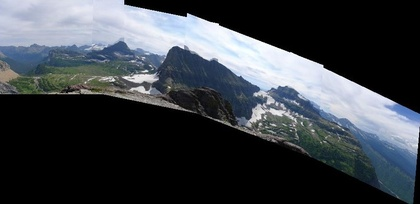
%> input picture arthurout1.jpg, 420 x 204 px, shrunk from 892 x 433 before the run
$ octave --eval "result = myhisteq(imread('arthurout1.jpg'));"   (GNU Octave 9; MATLAB toolbox functions it lacks are replaced by stand-ins)
%> lines starting %> are read from the running program, lines starting %| are printed output that depends on the picture
function [ J ] = myhisteq( I )
% Louis Schiff
% CS534 HW 2 P1
% Dyer 10/1/12
% myhisteq.m - performs histogram equalization on an uint8 RGB image
% also prints histograms of the value of the image and the equalized value
% of the image

    % convert to double
    doubleI = im2double(I);
    % convert to hsv
    hsvI = rgb2hsv(doubleI);
%> hsvI: size 204x420x3 double; mean H, S, V 0.272, 0.127, 0.288
    % extract value plane
    valueI = hsvI(:,:,3);
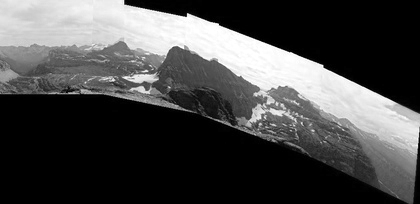
%> valueI: size 204x420 double; min 0, max 1, mean 0.288

    x = 0:1/256:1;
    % compute histogram
    histI = hist(valueI(:),x);
%> histI = 257 values, max 41669 at index 1, min 0 at index 129, mean 333.4
    bar(histI);
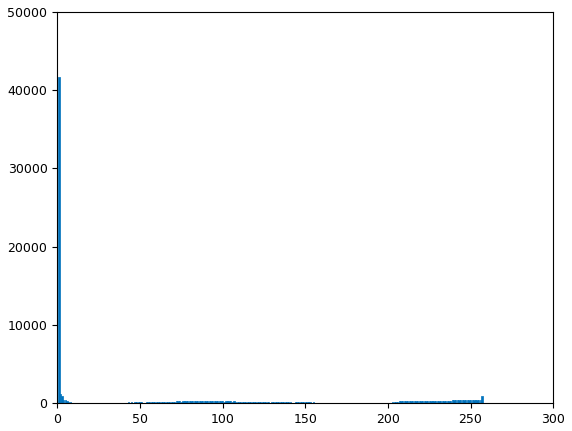
%> figure redrawn from the program's plot data; tallest bar 41669 high, from x = 0.6 to 1.4
    print('-djpeg','P1-histogram.jpg');

    % compute cumulative histogram
    chistI = cumsum(histI);
%> chistI = 257 values from 41669 to 85680
    intvalueI = im2uint8(valueI);

    sizeI = size(I);
%> sizeI = [204 420 3]
    eqI = zeros(sizeI(1),sizeI(2),'uint8');
    % find smallest nonzero value
    minchistI = min(chistI(chistI>0));
%> minchistI = 41669

    % compute values for equalised image
    for n = 1:sizeI(1)
        for m = 1:sizeI(2)
            eqI(n,m)= round(255*((chistI(intvalueI(n,m)+1)-minchistI)/((sizeI(1)*sizeI(2))-minchistI)));
        end
    end
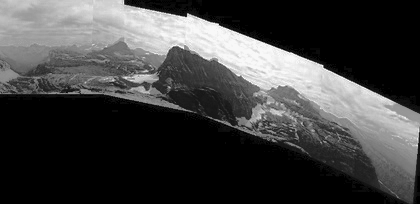
%> eqI: size 204x420 uint8; min 0, max 248, mean 65.5

    eqIdouble = im2double(eqI);

    % compute histogram of equalised image
    newhist = hist(eqIdouble(:),x);
%> newhist = 257 values, max 41669 at index 1, min 0 at index 2, mean 333.4
    bar(newhist);
%> figure, not shown here; tallest bar 41669 high, from x = 0.6 to 1.4
    print('-djpeg','P1-eqhistogram.jpg');

    % concatinate new image
    newhsvI = cat(3,hsvI(:,:,1),hsvI(:,:,2),eqIdouble);
%> newhsvI: size 204x420x3 double; mean H, S, V 0.272, 0.127, 0.257
    % convert to RGB
    newrgbI = hsv2rgb(newhsvI);
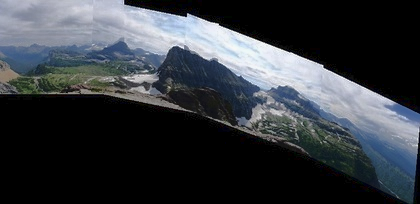
%> newrgbI: size 204x420x3 double; mean R, G, B 0.214, 0.232, 0.253
    % convert to int
    J = im2uint8(newrgbI);

end

$ run again, on arthuroutfeature1.jpg
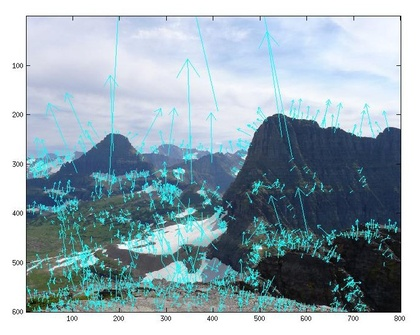
%> input picture arthuroutfeature1.jpg, 420 x 335 px, shrunk from 695 x 554 before the run
%> hsvI: size 335x420x3 double; mean H, S, V 0.467, 0.228, 0.709
%> histI = 257 values, max 25185 at index 257, min 0 at index 129, mean 547.5
%> chistI = 257 values from 53 to 140700
%> minchistI = 53
%> after the loop in myhisteq, `for n = 1:sizeI(1)`:
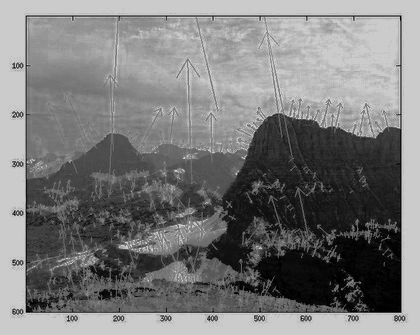
%> eqI: size 335x420 uint8; min 0, max 203, mean 121.8
%> newhist = 257 values, max 28849 at index 205, min 0 at index 30, mean 547.5
%> newhsvI: size 335x420x3 double; mean H, S, V 0.467, 0.228, 0.478
%> in myhisteq, `newrgbI = hsv2rgb(newhsvI);`:
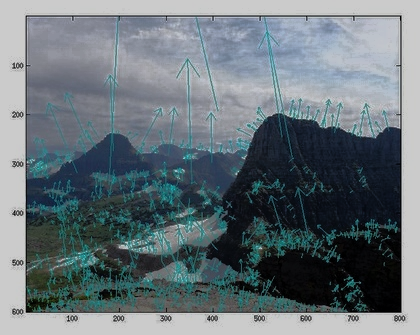
%> newrgbI: size 335x420x3 double; mean R, G, B 0.407, 0.452, 0.475

$ run again, on arthuroutmatch1.jpg
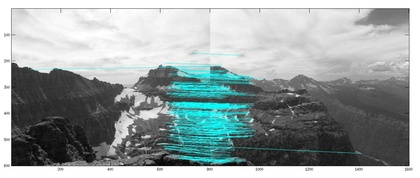
%> input picture arthuroutmatch1.jpg, 420 x 178 px, shrunk from 1309 x 554 before the run
%> hsvI: size 178x420x3 double; mean H, S, V 0.101, 0.0644, 0.634
%> histI = 257 values, max 9233 at index 257, min 0 at index 1, mean 290.9
%> in myhisteq, `bar(histI);`:
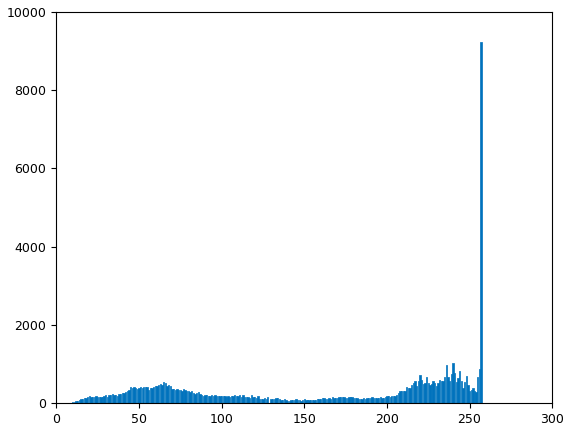
%> figure redrawn from the program's plot data; tallest bar 9233 high, from x = 256.6 to 257.4
%> chistI = 257 values from 0 to 74760
%> minchistI = 1
%> newhist = 257 values, max 10104 at index 223, min 0 at index 24, mean 290.9
%> newhsvI: size 178x420x3 double; mean H, S, V 0.101, 0.0644, 0.49
%> in myhisteq, `newrgbI = hsv2rgb(newhsvI);`:
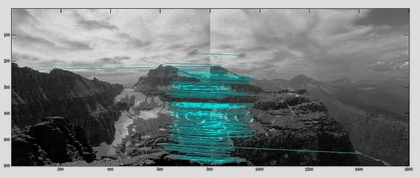
%> newrgbI: size 178x420x3 double; mean R, G, B 0.462, 0.49, 0.49
